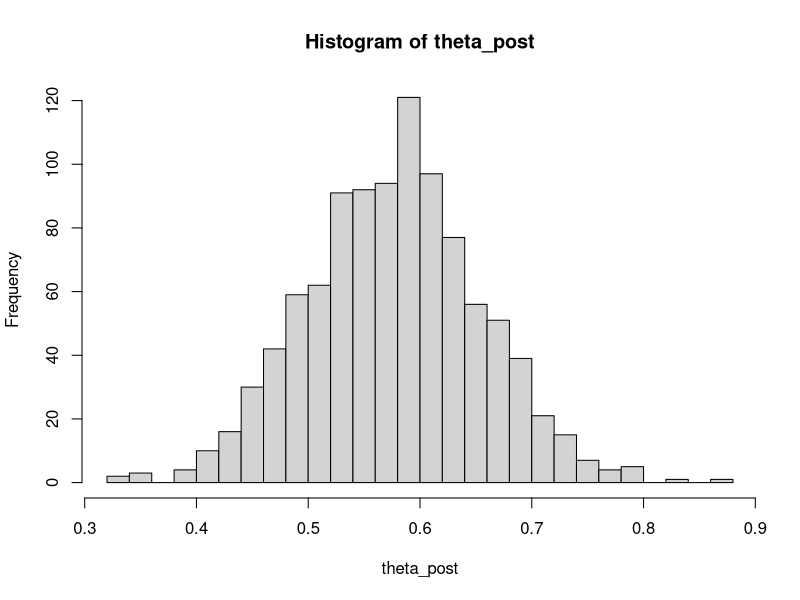

This chart was generated by the following R code:
## ---- chunk 1
library(tidyverse)
## ---- chunk 2

theta_post=rbeta(1000,23,17)
hist(theta_post,30)

## ---- chunk 3
theta_p=rbeta(1,23,17)
theta_p
y_paul=c(1,1,0,1,0,1,1,1,0,0,1,1,0,1,1,0,1,0,1,0,1,1,0,1,0,0,1,1,1,0)
y_rep=rbernoulli(30, p = theta_p) +0
y_rep
y_paul
mean(y_rep)
